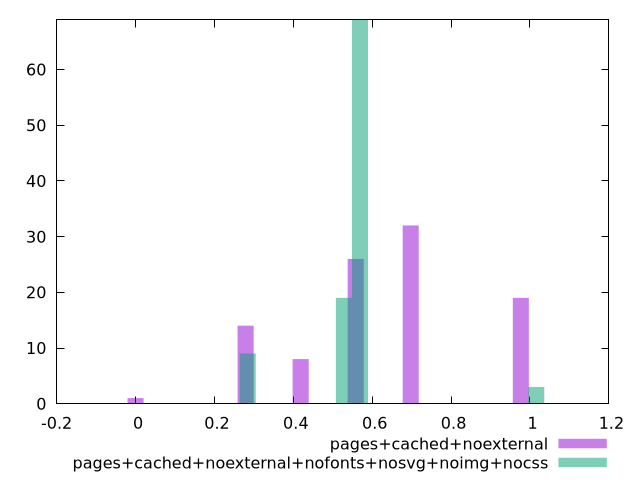

Write gnuplot code to recreate this figure.
$_pagesCachedNoexternal <<EOF
0.2790763793884207 14
0.6976909484710518 32
0.5581527587768415 26
0.9767673278594725 19
0.41861456908263106 8
0 1
EOF
$_pagesCachedNoexternalNofontsNosvgNoimgNocss <<EOF
0.5689432759065066 69
0.5283044704846134 19
0.2844716379532533 9
1.0159701355473334 3
EOF
set key outside below
set terminal pngcairo
set output "report_00005_2020-11-02T22-26-11.212Z/cumulative-layout-shift/cumulative-layout-shift_pages+cached+noexternal_pages+cached+noexternal+nofonts+nosvg+noimg+nocss+hist.png"
set boxwidth 0.04063880542189333
set style fill transparent solid 0.5 noborder
set yrange [0:69]
plot $_pagesCachedNoexternal title "pages+cached+noexternal" with boxes ,$_pagesCachedNoexternalNofontsNosvgNoimgNocss title "pages+cached+noexternal+nofonts+nosvg+noimg+nocss" with boxes ,
